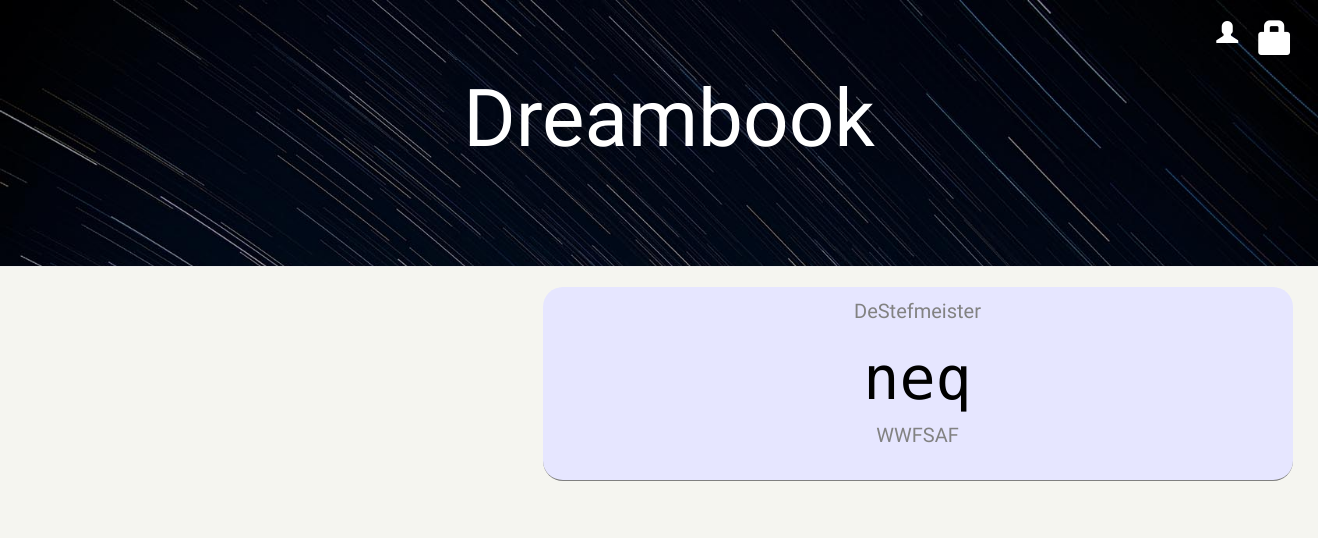
The page /accounts/profile/1/ on the database its author committed.
### blog/models.py (models this page shows, shortened)
class Post(models.Model):
    author = models.ForeignKey(settings.AUTH_USER_MODEL, default = 1)
    title = models.CharField(max_length=200)
    text = models.TextField()
    created_date = models.DateTimeField(default=timezone.now)
    published_date = models.DateTimeField(blank=True, null=True)
    upvotes = models.IntegerField(default=0)
    downvotes = models.IntegerField(default=0)

### blog/views.py (the view)
# urls.py: url(r'^accounts/profile/(?P<pk>\d+)/$', views.view_profile, name='view_profile'),
def view_profile(request, pk):
    posts = Post.objects.filter(author=pk, published_date__lte=timezone.now()).order_by('published_date')
    return render(request, 'blog/profile.html', {'posts': posts})

### blog/templates/blog/profile.html
{% extends 'blog/base.html' %}
{% block content %}
    {% for post in posts %}
    <div class="post">
        <div class="date">
            {{ post.author }}
        </div>
        <div class="date">
            <h1><a href="{% url 'post_detail' pk=post.pk %}">{{ post.title }}</a></h1>
            <p>{{ post.text|linebreaksbr }}</p>
        </div>
    </div>
    {% endfor %}
{% endblock content %}

### blog/static/css/blog1.css (style rules this page uses)
body { background-color: #f5f5f0; }
h1, h2, h3, h4 { font-family: 'Ek Mukta', sans-serif; }
h1 { text-align: center; font-family: Roboto Mono; font-size: 60px; }
p { font-size: 20px; }
.date { color: #828282; font-family: 'Ek Mukta', sans-serif; font-size: 20px; }
.post { margin-bottom: 30px; border-bottom: 1px solid grey; border-radius: 20px; padding-bottom: 20px; padding-top: 10px; background-color: #e6e6ff; }
.post h1 a, .post h1 a:visited { color: #000000; }

### rows shown on the page
Post: author "DeStefmeister", title "neq", text "WWFSAF"
